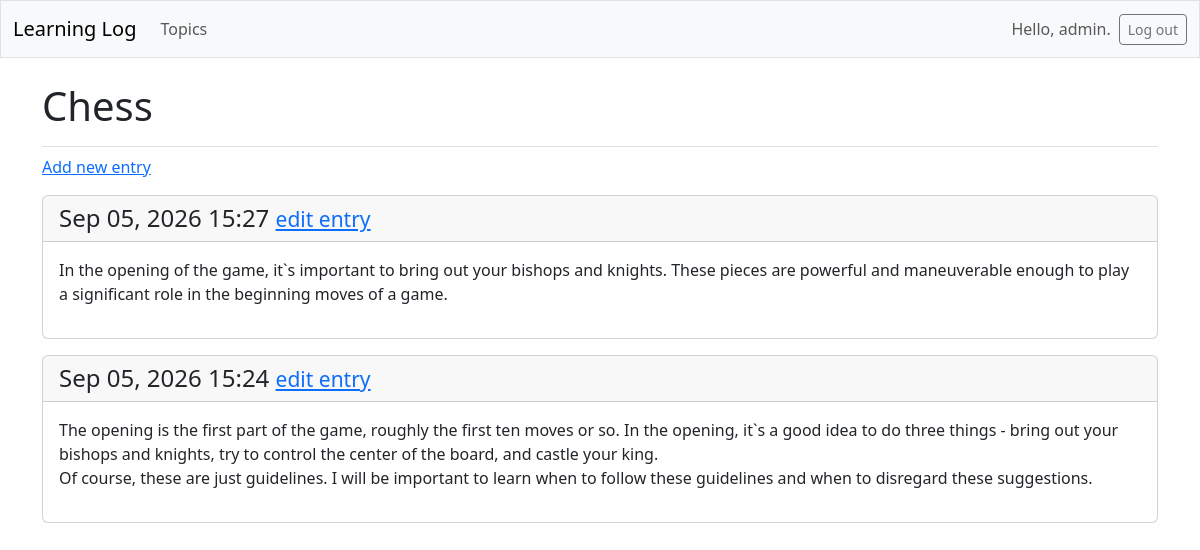
The page /topics/1/ (signed in) on the database its author committed.
### learning_logs/models.py (models this page shows, shortened)
class Topic(models.Model):
    text = models.CharField(max_length=200)
    date_add = models.DateTimeField(auto_now_add=True)
    owner = models.ForeignKey(User, on_delete=models.CASCADE)

class Entry(models.Model):
    topic = models.ForeignKey(Topic, on_delete=models.CASCADE)
    text = models.TextField()
    date_added = models.DateTimeField(auto_now_add=True)
    class Meta:
        verbose_name_plural = 'entries'

### learning_logs/views.py (the view)
# urls.py: path('topics/<int:topic_id>/', views.topic, name='topic'),
@login_required
def topic(request, topic_id):
    topic = Topic.objects.get(id=topic_id)
    if topic.owner != request.user:
        raise Http404
    entries = topic.entry_set.order_by('-date_added')
    context = {'topic' : topic, 'entries' : entries}
    return render(request, 'learning_logs/topic.html', context)

### learning_logs/templates/learning_logs/topic.html
{% extends 'learning_logs/base.html' %}
{% block page_header %}
  <h1>{{ topic.text }}</h1>
{% endblock page_header %}
{% block content %}
  <p>
    <a href="{% url 'learning_logs:new_entry' topic.id %}">Add new entry</a>
  </p>
  {% for entry in entries %}
    <div class="card mb-3">
      <h4 class="card-header">
        {{ entry.date_added|date:'M d, Y H:i' }}
        <small><a href="{% url 'learning_logs:edit_entry' entry.id %}">
          edit entry</a></small>
      </h4>
      <div class="card-body">{{ entry.text|linebreaks }}</div>
    </div>
  {% empty %}
    <p>There are no entries for this topic yet.</p>
  {% endfor %}
{% endblock content %}

### learning_logs/templates/learning_logs/base.html (shortened to what this page needs)
<!doctype html>
<html lang="en">
<head>
  {% load django_bootstrap5 %}
  {% bootstrap_css %}
</head>
<body>
  <nav class="navbar navbar-expand-md navbar-light bg-light mb-4 border">
    <div class="container-fluid">
      <a class="navbar-brand" href="{% url 'learning_logs:index' %}">
          Learning Log</a>
      <div class="collapse navbar-collapse" id="navbarCollapse">
        <ul class="navbar-nav me-auto mb-2 mb-md-0">
          <li class="nav-item">
            <a class="nav-link" href="{% url 'learning_logs:topics' %}">
              Topics</a></li>
        </ul>
        <ul class="navbar-nav ms-auto mb-2 mb-md-0">
          {% if user.is_authenticated %}
            <li class="nav-item">
              <span class="navbar-text me-2">Hello, {{ user.username }}.
                </span></li>
          {% endif %}
        </ul>
        {% if user.is_authenticated %}
          <form action="{% url 'accounts:logout' %}" method='post'>
            <button name='submit' class='btn btn-outline-secondary btn-sm'>
              Log out</button>
          </form>
        {% endif %}
      </div>
    </div>
  </nav>
  <main class="container">
    <div class="pb-2 mb-2 border-bottom">
      {% block page_header %}{% endblock page_header %}
    </div>
    <div>
      {% block content %}{% endblock content %}
    </div>
  </main>
</body>
</html>

### rows shown on the page
Topic: text "Chess"
Entry: date_added "Sep 05, 2026 15:27", text "In the opening of the game, it`s important to bring out your bishops and knights. These pieces are powerful and maneuverable enough to play a significant role in the beginning moves of a game."
Entry: date_added "Sep 05, 2026 15:24", text "The opening is the first part of the game, roughly the first ten moves or so. In the opening, it`s a good idea to do three things - bring out your bishops and knights, try to control the center of the board, and castle your king. Of course, these are just guidelines. I will be important to learn when to follow these guidelines and when to disregard these suggestions."

### other values the page prints
{{ user.username }} "admin"
